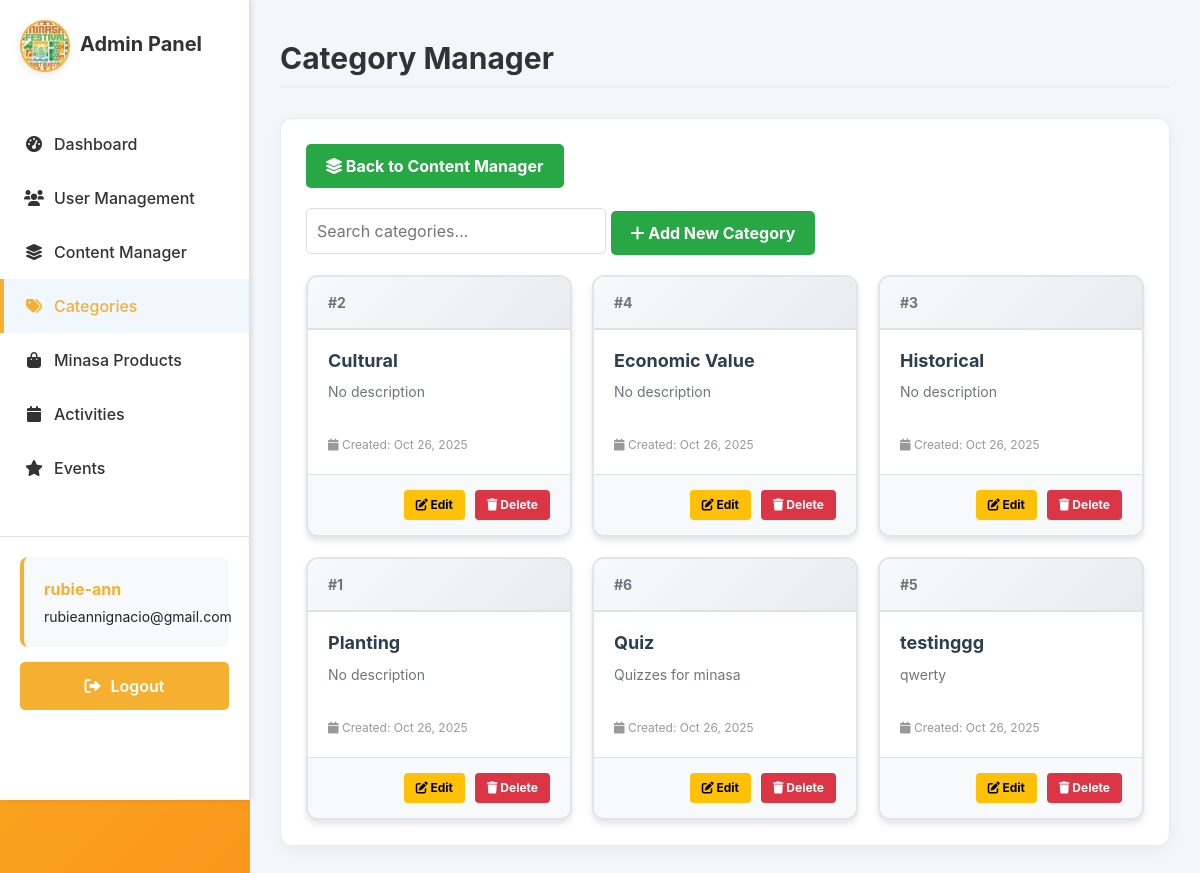
Page /adminpage/category-manager/ (signed in) on the committed database.
### sections/models.py (models this page shows, shortened)
class Category(models.Model):
    name = models.CharField(max_length=100, unique=True)
    description = models.TextField(blank=True, null=True)
    created_at = models.DateTimeField(auto_now_add=True)
    updated_at = models.DateTimeField(auto_now=True)
    class Meta:
        verbose_name = "Category"
        verbose_name_plural = "Categories"
        ordering = ['name']

### sections/views.py (the view, shortened to what this page needs)
# urls.py: path('adminpage/category-manager/', views.category_manager, name='adminpage-category-manager'),
@login_required
def category_manager(request):
    if request.user.username == 'admin' or request.user.is_superuser:
        categories = Category.objects.all().order_by('name')
        context = {
            'categories': categories,
            'total_categories': categories.count(),
        }
        return render(request, 'adminpage/categoryManager.html', context)
    else:
        return redirect('home')

### sections/templates/adminpage/categoryManager.html (shortened to what this page needs)
{% extends "users/base.html" %}
{% load static %}
{% block content %}
<link rel="stylesheet" href="{% static 'css/adminside.css' %}">
<div class="admin-sidebar">
    <div class="sidebar-header">
        <div class="logo-container">
            <img src="/media/images/logo.png" alt="Minasa Festival Logo" style="max-width: 80px; height: auto;" />
        </div>
        <h2>Admin Panel</h2>
    </div>
    <ul class="admin-nav">
        <li><a href="{% url 'adminpage-admin-dashboard' %}"><i class="fas fa-tachometer-alt"></i> Dashboard</a></li>
        <li><a href="{% url 'adminpage-user-management' %}"><i class="fas fa-users"></i> User Management</a></li>
        <li><a href="{% url 'adminpage-content-manager' %}"><i class="fas fa-layer-group"></i> Content Manager</a></li>
        <li><a href="#" class="active"><i class="fas fa-tags"></i> Categories</a></li>
        <li><a href="{% url 'adminpage-minasa-products' %}"><i class="fas fa-shopping-bag"></i> Minasa Products</a></li>
        <li><a href="{% url 'adminpage-activities' %}"><i class="fas fa-calendar"></i> Activities</a></li>
        <li><a href="{% url 'adminpage-festival-calendar' %}"><i class="fas fa-star"></i> Events</a></li>
    </ul>
    <div class="admin-actions">
        <div class="admin-user-info">
            <p><strong>{{ user.username }}</strong></p>
            <p>{{ user.email|default:"No email" }}</p>
        </div>
        <form method="post" action="{% url 'logout' %}">
            <button type="submit" class="btn-logout"><i class="fas fa-sign-out-alt"></i> Logout</button>
        </form>
    </div>
</div>
<div class="admin-content">
    <div class="admin-header">
        <h1>Category Manager</h1>
    </div>
    <div class="admin-panels">
        <section class="panel">
            <div style="display: flex; justify-content: space-between; align-items: center; margin-bottom: 20px;">
                <a href="{% url 'adminpage-content-manager' %}" class="btn btn-success">
                    <i class="fas fa-layer-group"></i> Back to Content Manager
                </a>
            </div>
            <div style="margin-bottom: 20px;">
                <input type="text" id="searchCategories" placeholder="Search categories..." style="padding: 10px; width: 300px; border: 1px solid #ddd; border-radius: 5px;">
                <button class="btn btn-success" onclick="openAddModal()">
                    <i class="fas fa-plus"></i> Add New Category
                </button>
            </div>
            <div class="category-grid">
                {% for category in categories %}
                <div class="category-card" data-category-id="{{ category.id }}">
                    <div class="category-card-header">
                        <span style="color: #6c757d; font-size: 14px; font-weight: bold;">#{{ category.id }}</span>
                    </div>
                    <div class="category-card-body">
                        <h3 class="category-name">{{ category.name }}</h3>
                        <p class="category-description">{{ category.description|default:"No description" }}</p>
                        <div style="margin-top: 15px; font-size: 12px; color: #999;">
                            <i class="fas fa-calendar"></i> Created: {{ category.created_at|date:"M d, Y" }}
                        </div>
                    </div>
                    <div class="category-card-actions">
                        <button class="btn btn-warning btn-sm" onclick="editCategory({{ category.id }})">
                            <i class="fas fa-edit"></i> Edit
                        </button>
                        <button class="btn btn-danger btn-sm" onclick="deleteCategory({{ category.id }})">
                            <i class="fas fa-trash"></i> Delete
                        </button>
                    </div>
                </div>
                {% endfor %}
            </div>
        </section>
    </div>
</div>
{% endblock %}

### minasaelearning/static/css/auth.css (style rules this page uses)
body { background: linear-gradient(135deg, #fbbf24 0%, #f97316 100%); min-height: 100vh; display: flex; align-items: center; justify-content: center; padding: 1rem; background-attachment: fixed; font-family: -apple-system, BlinkMacSystemFont, 'Segoe UI', Roboto, Oxygen, Ubuntu, Cantarell, sans-serif; }
.btn { padding: 0.5rem 1rem; border: none; border-radius: 4px; cursor: pointer; font-weight: 500; }

### minasaelearning/static/css/adminside.css (style rules this page uses)
.admin-sidebar { width: 250px; background-color: #fff; height: 100vh; position: fixed; left: 0; top: 0; padding: 20px 0; display: flex; flex-direction: column; border-right: 1px solid #e0e0e0; box-shadow: 2px 0 5px rgba(0,0,0,0.1); z-index: 900; }
.sidebar-header { padding: 0 20px; margin-bottom: 30px; display: flex; align-items: center; }
.sidebar-header img { width: 50px; height: 50px; margin-right: 10px; border-radius: 50%; border: 2px solid #f5b031; object-fit: cover; }
.sidebar-header h2 { color: #f5b031; font-size: 20px; margin: 0; font-weight: 700; margin: 0 0 20px 0; color: #333; }
.admin-nav { list-style: none; padding: 0; margin: 0; flex-grow: 1; }
.admin-nav li { padding: 0; }
.admin-nav a { display: flex; align-items: center; padding: 15px 20px; color: #333; text-decoration: none; transition: background-color 0.3s, color 0.3s; border-left: 4px solid transparent; font-weight: 500; }
.admin-nav a:hover, .admin-nav a.active { background-color: #f0f7fd; color: #f5b031; border-left: 4px solid #f5b031; }
.admin-nav i { margin-right: 10px; width: 20px; text-align: center; }
.admin-actions { margin-top: auto; margin-bottom: 50px; padding: 20px; border-top: 1px solid #e0e0e0; }
.btn-logout { display: flex; align-items: center; justify-content: center; padding: 12px 20px; color: #fff; text-decoration: none; background-color: #f5b031; border: none; border-radius: 5px; font-weight: 600; transition: background-color 0.3s; cursor: pointer; width: 100%; }
.btn-logout i { margin-right: 10px; }
.admin-content { margin-left: 250px; padding: 30px; width: calc(100% - 250px); background-color: #f4f6f9; min-height: 100vh; box-sizing: border-box; }
.admin-content h1 { color: #333; margin-bottom: 30px; margin-top: 10px; font-size: 30px; font-weight: 700; border-bottom: 2px solid #eee; padding-bottom: 10px; }
.admin-panels { margin-top: 30px; }
.panel { background: #ffffff; padding: 25px; border-radius: 12px; box-shadow: 0 4px 15px rgba(0, 0, 0, 0.05); border: 1px solid #e9ecef; margin-bottom: 30px; }
.admin-user-info { padding: 15px 20px; margin-bottom: 15px; background-color: #f8f9fa; border-radius: 8px; border-left: 4px solid #f5b031; }
.admin-user-info p { margin: 5px 0; font-size: 14px; }
.admin-user-info p strong { color: #f5b031; font-size: 16px; }

### sections/templates/adminpage/categoryManager.html (style rules this page uses)
body { background-color: #f4f6f9 !important; margin: 0; padding: 0; }
.logo-container { display: flex; justify-content: center; align-items: center; margin-bottom: 15px; }
.logo-container img { border-radius: 8px; box-shadow: 0 2px 8px rgba(0,0,0,0.1); transition: transform 0.3s ease; }
.btn { padding: 10px 20px; border: none; border-radius: 5px; cursor: pointer; font-weight: bold; text-decoration: none; display: inline-block; text-align: center; }
.btn-success { background-color: #28a745; color: white; }
.btn-danger { background-color: #dc3545; color: white; }
.btn-warning { background-color: #ffc107; color: black; }
.category-grid { display: grid; grid-template-columns: repeat(auto-fill, minmax(250px, 1fr)); gap: 20px; margin-top: 20px; }
.category-card { background: white; border-radius: 12px; box-shadow: 0 4px 6px rgba(0, 0, 0, 0.1); overflow: hidden; transition: all 0.3s ease; border: 2px solid #e1e5e9; position: relative; }
.category-card-header { padding: 15px 20px; background: linear-gradient(135deg, #f8f9fa 0%, #e9ecef 100%); border-bottom: 2px solid #dee2e6; display: flex; justify-content: space-between; align-items: center; }
.category-card-body { padding: 20px; }
.category-name { font-size: 18px; font-weight: bold; color: #2c3e50; margin: 0 0 10px 0; }
.category-description { color: #6c757d; font-size: 14px; line-height: 1.5; margin: 0 0 15px 0; min-height: 40px; }
.category-card-actions { padding: 15px 20px; background: #f8f9fa; border-top: 1px solid #dee2e6; display: flex; gap: 10px; justify-content: flex-end; }
.btn-sm { padding: 6px 12px; font-size: 12px; border-radius: 4px; }

### rows in the picture
Category: id "2", name "Cultural", description "No description", created_at "Oct 26, 2025"
Category: id "4", name "Economic Value", description "No description", created_at "Oct 26, 2025"
Category: id "3", name "Historical", description "No description", created_at "Oct 26, 2025"
Category: id "1", name "Planting", description "No description", created_at "Oct 26, 2025"
Category: id "6", name "Quiz", description "Quizzes for minasa", created_at "Oct 26, 2025"
Category: id "5", name "testinggg", description "qwerty", created_at "Oct 26, 2025"

### other values in the picture
{{ user.username }} "rubie-ann"
{{ user.email|default:"No email" }} "rubieannignacio@gmail.com"
